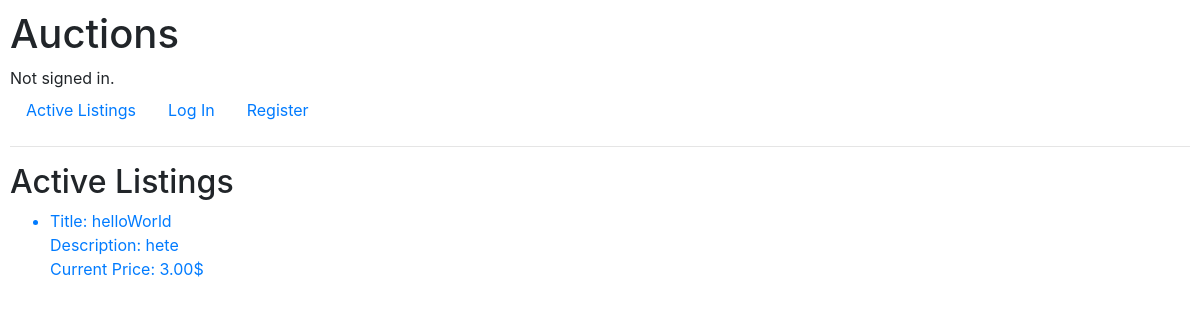
/, run on an earlier commit of the app's database.
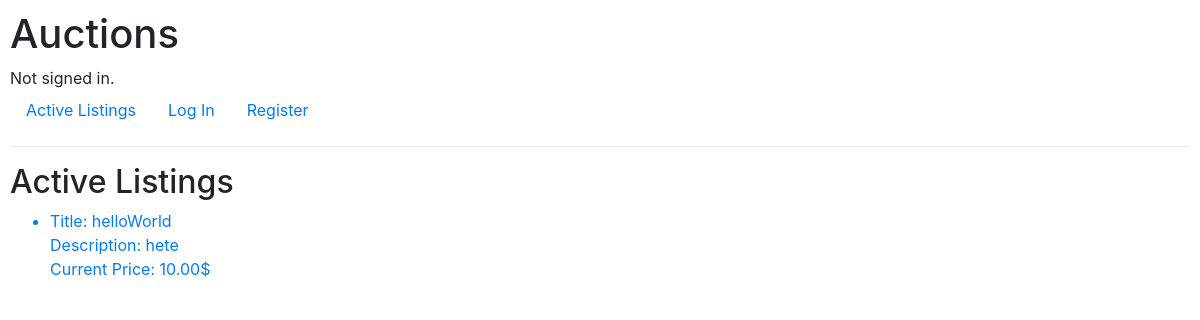
And on a later commit of the database.
### auctions/models.py (models this page shows, shortened)
class AuctionListing(models.Model):
    status = models.BooleanField(default=True)
    title = models.CharField(max_length=100, blank=False)
    description = models.TextField(blank=False)
    image = models.URLField(blank=True)
    starting_price = models.DecimalField(max_digits=8, decimal_places=2, blank=False, validators=[MinValueValidator(0.01)])
    current_price = models.DecimalField(max_digits=8, decimal_places=2, validators=[MinValueValidator(0.01)])
    created_at = models.DateTimeField(auto_now_add=True)
    bidding_count = models.IntegerField(default=0)
    seller = models.ForeignKey(User, related_name="auction_listing", on_delete=models.CASCADE, blank=False)
    category = models.ForeignKey(Category, related_name="auction_listing", on_delete=models.SET_DEFAULT, default=1)
    def __str__(self):
        return self.title

### auctions/views.py (the view)
# urls.py: path("", views.index, name="index"),
def index(request):
    listings = AuctionListing.objects.filter(status=True)
    return render(request, "auctions/index.html", {
            "listings": listings,
    })

### auctions/templates/auctions/index.html (shortened to what this page needs)
{% extends "auctions/layout.html" %}
{% block body %}
    <h2>Active Listings</h2>
    <ul>
        {% for listing in listings %}
            <a href="{% url 'listing' listing.pk %}">
                <li>
                    <div>Title: {{ listing }}</div>
                    <div>Description: {{ listing.description }}</div>
                    <div>Current Price: {{ listing.current_price }}$</div>
                </li>
            </a>
        {% empty %}
            <li>No listings.</li>
        {% endfor %}
    </ul>
{% endblock %}

What changed in the data, as far as the page shows it:
changed AuctionListing "helloWorld": current_price "3.00" → "10.00"
